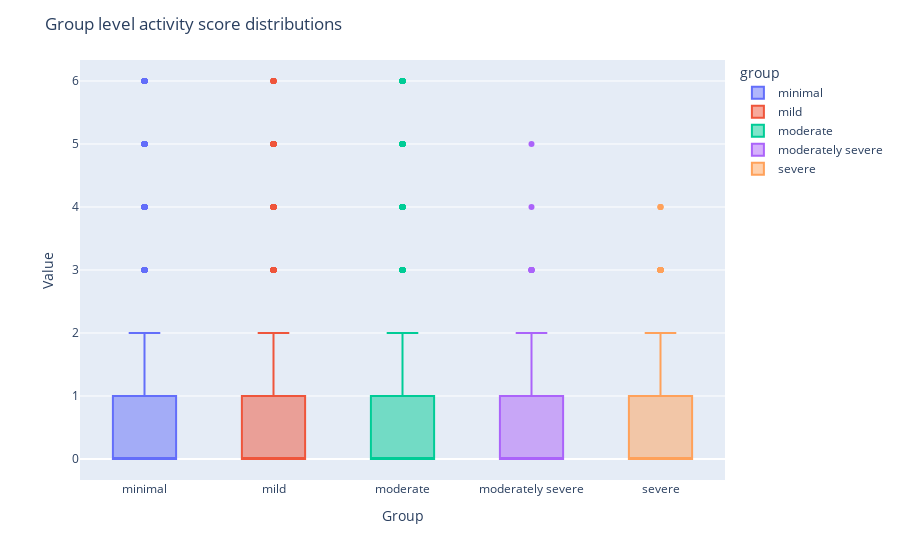

Here is the notebook cell this chart was saved with:
### Code cell
fig = countplot.countplot(activity_data, 
                          fig_title='Group level activity score distributions', 
                          plot_type='value', 
                          points='outliers',
                          aggregation='group', 
                          user=None,
                          column='activity',
                          binning=False)

fig.show()

### Figure 1 — Plotly figure (JSON) as saved in the notebook; plotly's stock layout.template omitted (floating-point values rounded to 4 significant figures; data arrays with more than 128 entries replaced by an {"elided": "..."} marker saying what was removed)
{"data": [{"alignmentgroup": "True", "boxpoints": "outliers", "hovertemplate": "group=%{x}<br>activity=%{y}<extra></extra>", "legendgroup": "minimal", "marker": {"color": "#636efa"}, "name": "minimal", "notched": false, "offsetgroup": "minimal", "orientation": "v", "quartilemethod": "inclusive", "showlegend": true, "type": "box", "x": {"elided": "27371 str values"}, "x0": " ", "xaxis": "x", "y": {"elided": "27371 int values"}, "y0": " ", "yaxis": "y"}, {"alignmentgroup": "True", "boxpoints": "outliers", "hovertemplate": "group=%{x}<br>activity=%{y}<extra></extra>", "legendgroup": "mild", "marker": {"color": "#EF553B"}, "name": "mild", "notched": false, "offsetgroup": "mild", "orientation": "v", "quartilemethod": "inclusive", "showlegend": true, "type": "box", "x": {"elided": "21454 str values"}, "x0": " ", "xaxis": "x", "y": {"elided": "21454 int values"}, "y0": " ", "yaxis": "y"}, {"alignmentgroup": "True", "boxpoints": "outliers", "hovertemplate": "group=%{x}<br>activity=%{y}<extra></extra>", "legendgroup": "moderate", "marker": {"color": "#00cc96"}, "name": "moderate", "notched": false, "offsetgroup": "moderate", "orientation": "v", "quartilemethod": "inclusive", "showlegend": true, "type": "box", "x": {"elided": "8608 str values"}, "x0": " ", "xaxis": "x", "y": {"elided": "8608 int values"}, "y0": " ", "yaxis": "y"}, {"alignmentgroup": "True", "boxpoints": "outliers", "hovertemplate": "group=%{x}<br>activity=%{y}<extra></extra>", "legendgroup": "moderately severe", "marker": {"color": "#ab63fa"}, "name": "moderately severe", "notched": false, "offsetgroup": "moderately severe", "orientation": "v", "quartilemethod": "inclusive", "showlegend": true, "type": "box", "x": {"elided": "1302 str values"}, "x0": " ", "xaxis": "x", "y": {"elided": "1302 int values"}, "y0": " ", "yaxis": "y"}, {"alignmentgroup": "True", "boxpoints": "outliers", "hovertemplate": "group=%{x}<br>activity=%{y}<extra></extra>", "legendgroup": "severe", "marker": {"color": "#FFA15A"}, "name": "severe", "notched": false, "offsetgroup": "severe", "orientation": "v", "quartilemethod": "inclusive", "showlegend": true, "type": "box", "x": {"elided": "1252 str values"}, "x0": " ", "xaxis": "x", "y": {"elided": "1252 int values"}, "y0": " ", "yaxis": "y"}], "layout": {"autotypenumbers": "convert types", "boxmode": "overlay", "legend": {"title": {"text": "group"}, "tracegroupgap": 0}, "margin": {"t": 60}, "title": {"text": "Group level activity score distributions"}, "xaxis": {"anchor": "y", "categoryarray": ["minimal", "mild", "moderate", "moderately severe", "severe"], "categoryorder": "array", "domain": [0, 1], "title": {"text": "Group"}}, "yaxis": {"anchor": "x", "domain": [0, 1], "title": {"text": "Value"}}}}
